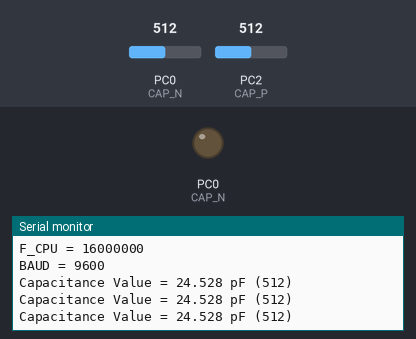
The program below on a simulated ATmega328P, built with avr-gcc and emulated at 16 MHz. On the bench: output pins drawn as LEDs (lit = HIGH), the last lines printed to the serial monitor. Inputs (shaded band) come from the test bench; at power-on: PC0 (CAP_N) = 512, PC2 (CAP_P) = 512. Pins used as bus, display or sensor lines are not drawn.

Above: at 1.2 s.
1.3 s: PC0 (CAP_N) set to 986
At 2.6 s:
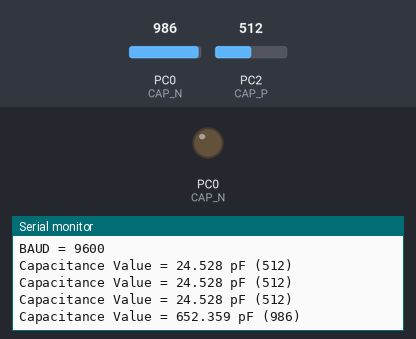
2.8 s: PC0 (CAP_N) set to 1008
At 3.9 s:
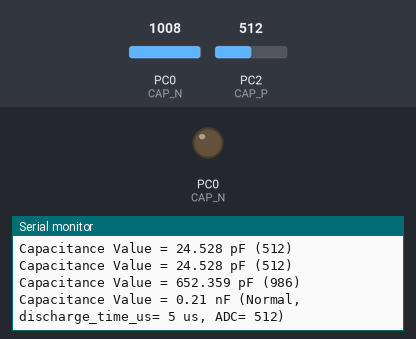

Measured:
- the behaviour switches between 999 and 1000 on PC0 (CAP_N) (found by bisection; images 1 and 2)
- after the input at 1.3 s, the serial monitor: prints a new line after 0.77 s (image 1)
- after the input at 2.8 s, the serial monitor: prints a new line after 0.27 s (image 2)

The program:

main.c
```c
/* Connections

RXD (PD0) <--- TTL Serial Port TX
TXD (PD1) ---> TTL Serial Port RX
      GND <--- TTL Serial Port GND

ADC2 (PC2) <--- Unknown Capacitor Positive (+) Lead
ADC0 (PC0) <--- Unknown Capacitor Negative (-) Lead

*/

// Project common config and definitions
// NOTE: put this before other includes
#include "my/project_config.h"

#include <avr/io.h>
#include "my/serial_port.h"
#include "my/precise_timing.h"
#include <math.h>

// Helper macros for bit manipulation
#define bit_set(value, bit) ((value) |= (1 << (bit)))
#define bit_clear(value, bit) ((value) &= ~(1 << (bit)))
#define bit_toggle(value, bit) ((value) ^= (1 << (bit)))
#define bit_read(value, bit) (((value) >> (bit)) & 0x01)
#define bit_write(value, bit, bitvalue) ((bitvalue) ? bit_set(value, bit) : bit_clear(value, bit))

// Capacitor pins
#define CAP_P PC2 // ADC2 (Positive Lead)
#define CAP_N PC0 // ADC0 (Negative Lead)

// Calibrated value for internal stray capacitance of ADC input in Atmega328
#define STRAY_CAP_TO_GND 24.48 // in pico-farad
// Calibrated value for internal pull-up resistor in Atmega328
#define R_PULLUP 34.8f // in kilo-ohm

#define MAX_ADC_VALUE 1023

unsigned int adc_read(unsigned char channel)
{
  // Select ADC channel
  ADMUX = (0xf0 & ADMUX) | channel;
  // start ADC conversion
  ADCSRA |= (1 << ADSC);
  // wait until done
  loop_until_bit_is_clear(ADCSRA, ADSC);
  // get ADC reading (10-bit)
  // NOTE: ADCL should be read first.
  // ADC macro takes care of reading ADC register:
  return ADC;
}

int main(void)
{
  // initialize uart0 to use printf()
  serial_port_init();

  // initialize timer1 to enable precise_timing functions
  precise_timing_init();

  // print project config to serial port (USART)
  printf("F_CPU = %lu\r\n", F_CPU);
  printf("BAUD = %lu\r\n", BAUD);

  //*************** ADC Configuration *****************

  // Select AVCC as ADC reference and 1.1V internal reference voltage as ADC input
  // REFS: 01 => Vref: AVCC with external capacitor at AREF pin
  ADMUX |= (0b01 << REFS0);

  // ADC clock prescaler
  // ADPS: 111 => Prescaler = 128
  ADCSRA |= (0b111 << ADPS0);
  // Enable ADC
  ADCSRA |= (1 << ADEN);

  //***************************************************

  while (1)
  {
    // Config CAP_N as input
    bit_clear(DDRC, CAP_N);

    // Config CAP_P as output
    bit_set(DDRC, CAP_P);
    // Write 1 to CAP_P
    bit_set(PORTC, CAP_P);
    unsigned int adc_reading = adc_read(CAP_N);
    // Write 0 to CAP_P
    bit_clear(PORTC, CAP_P);

    // Config CAP_N as output
    bit_set(DDRC, CAP_N);

    // For capacitors smaller that 1064 pF ~ 1nF
    if (adc_reading < 1000)
    {
      // Capacitive Voltage Divider equation
      float capacitance = (float)adc_reading * STRAY_CAP_TO_GND / (float)(MAX_ADC_VALUE - adc_reading);

      printf("Capacitance Value = %.3f pF (%u)\r\n", capacitance, adc_reading);
    }
    else // For capacitors bigger that 1064 pF ~ 1nF
    {
      precise_delay_ms(1);

      // Config CAP_P as input
      bit_clear(DDRC, CAP_P);
      // Enable pull-up resistor on CAP_P
      bit_set(PORTC, CAP_P);

      int digital_value_of_cap_p;
      unsigned long discharge_time_us;

      unsigned long t1 = micros();

      // Wait until digital value of CAP_P reads as logic 1
      while (1)
      {
        digital_value_of_cap_p = bit_read(PINC, CAP_P); // Read CAP_P

        unsigned long t2 = micros();
        discharge_time_us = (t2 > t1) ? (t2 - t1) : (t1 - t2);

        if (digital_value_of_cap_p == 1)
        {
          break;
        }

        // timeout
        if (discharge_time_us >= 400000L)
        {
          break;
        }
      }

      // Disable pull-up on CAP_P
      bit_clear(PORTC, CAP_P);

      adc_reading = adc_read(CAP_P);

      // Capacitor Charging equation:
      // C = -t / (R * ln(1 - Vc / Vs))
      // Vc: voltage across the capacitor
      // Vs: supply voltage (max voltage)
      // t:  elapsed time since the application of the supply voltage
      // R:  resistor value of the RC charging circuit
      float capacitance = -(float)discharge_time_us / R_PULLUP / log(1.0 - (float)adc_reading / (float)MAX_ADC_VALUE);

      printf("Capacitance Value = ");
      if (capacitance > 1000.0)
      {
        printf("%.2f uF", capacitance / 1000.0);
      }
      else
      {
        printf("%.2f nF", capacitance);
      }

      printf(" (");
      printf(digital_value_of_cap_p == 1 ? "Normal" : "HighVal");
      printf(", discharge_time_us= %lu us, ADC= %u)\r\n", discharge_time_us, adc_reading);

      // Discharge the capacitor

      // Write 1 to CAP_N
      bit_set(PORTC, CAP_N);

      int discharge_time_ms = (int)(discharge_time_us / 1000L) * 5;

      precise_delay_ms(discharge_time_ms);

      // Config CAP_P as output
      bit_set(DDRC, CAP_P);
      // Write 0 to CAP_P
      bit_clear(PORTC, CAP_P);

      // Write 0 to CAP_N
      bit_clear(PORTC, CAP_N);
    }

    // Wait until this iteration of main loop takes 1000 ms (1 second)
    while (millis() % 1000 != 0)
      ;
  }

  return 0;
}
```

serial_port.c
```c
#include "serial_port.h"

#include "project_config.h"
#include <avr/io.h>
#include <util/setbaud.h>

static int uart0_write_byte(int write_byte, FILE *stream);
static int uart0_read_byte(FILE *stream);
static FILE uart0_stdin = FDEV_SETUP_STREAM(NULL, uart0_read_byte, _FDEV_SETUP_READ);
static FILE uart0_stdout = FDEV_SETUP_STREAM(uart0_write_byte, NULL, _FDEV_SETUP_WRITE);

void serial_port_init(void)
{
  // requires BAUD
  UBRR0H = UBRRH_VALUE; // defined in setbaud.h
  UBRR0L = UBRRL_VALUE;
#if USE_2X
  UCSR0A |= (1 << U2X0);
#else
  UCSR0A &= ~(1 << U2X0);
#endif
  UCSR0B = (1 << TXEN0) | (1 << RXEN0);   // Enable UART0 both transmitter and receiver
  UCSR0C = (1 << UCSZ01) | (1 << UCSZ00); // 8 data bits, no parity, 1 stop bit

  // Assign our UART0 stream to standard I/O streams
  stdin = &uart0_stdin;
  stdout = &uart0_stdout;
}

static int uart0_write_byte(int write_byte, FILE *stream)
{
  loop_until_bit_is_set(UCSR0A, UDRE0); // Wait for empty transmit buffer
  UDR0 = write_byte;                    // write register value (write one byte to UART0)
  return 0;
}

static int uart0_read_byte(FILE *stream)
{
  loop_until_bit_is_set(UCSR0A, RXC0); // Wait for incoming data
  return UDR0;                         // return register value (read one byte from UART0)
}
```

serial_port.h
```c
#pragma once

#ifndef __SERIAL_PORT_H__
#define __SERIAL_PORT_H__

#include "serial_port.h"

#include <stdio.h>

void serial_port_init(void);

#endif // __SERIAL_PORT_H__
```

precise_timing.c
```c
#include "precise_timing.h"

#include "project_config.h"
#include <avr/io.h>
#include <avr/interrupt.h>
#include <util/atomic.h>

static volatile unsigned long precise_timing_millis;

/*
NOTE: An unsigned long holds values from 0 to 4,294,967,295 (2^32 - 1).
It will roll over to 0 after reaching its maximum value.

The `volatile` keyword indicates that the variable `timer1_millis`
can be modified unexpectedly, and the compiler should not make assumptions
about its value or optimize accesses to it.
*/

// With f_timer1 = 2 Mhz, each timer1 count takes 0.5 microsecond
// when timer1 gets this value, 1ms has passed
static const unsigned int CTC_THRESHOLD = 1999;

ISR(TIMER1_COMPA_vect)
{
  precise_timing_millis++;
}

void precise_timing_init(void)
{
  // Configure Timer1 to count from 0 to 1999 with 2Mhz frequency:
  // WGM1 = 0100 => Enable CTC mode (Clears timer when timer counter equals to the value of OCR1A)
  // CS1  =  010 => Set clock divisor to 8
  TCCR1B |= (1 << WGM12) | (1 << CS11);

  // Assuming that (F_CPU = 16Mhz) => (f_timer1 = 2 Mhz)
  const unsigned int f_timer1 = (F_CPU / 8); // clock divisor = 8

  // high byte first, then low byte
  OCR1AH = (CTC_THRESHOLD >> 8);
  OCR1AL = CTC_THRESHOLD;

  // Enable the compare match interrupt
  TIMSK1 |= (1 << OCIE1A);

  // REMEMBER TO ENABLE GLOBAL INTERRUPTS AFTER THIS WITH `sei()`
}

unsigned long millis(void)
{
  // Ensure this cannot be disrupted
  ATOMIC_BLOCK(ATOMIC_FORCEON)
  {
    return precise_timing_millis;
  }
}

unsigned long micros(void)
{
  return millis() * 1000 + (TCNT1 / 2); // Each counting of TCNT1 takes 0.5 microsecond
}

void precise_delay_ms(unsigned long ms)
{
  const unsigned long start_ms = millis();

  while (1)
  {
    unsigned long current_ms = millis();

    unsigned long diff_ms = current_ms - start_ms;

    if (diff_ms >= ms)
    {
      // desired delay is applied
      break;
    }
  }
}

void precise_delay_us(unsigned char us)
{
  // According to timer1 configurations, TCNT1 counts from 0 to 1999 repeatedly

  const unsigned int start_us = TCNT1;

  while (1)
  {
    unsigned int current_us = TCNT1;

    signed int diff_us = (signed int)current_us - start_us;

    // if ctc overflow has happened after start_us
    if (current_us < start_us)
    {
      diff_us = diff_us + CTC_THRESHOLD + 1;
    }

    diff_us = diff_us / 2; // Each counting of TCNT1 takes 0.5 microsecond

    if (diff_us >= us)
    {
      // desired delay is applied
      break;
    }
  }
}
```

precise_timing.h
```c
#pragma once

#ifndef __PRECISE_TIMING_H__
#define __PRECISE_TIMING_H__

#include "precise_timing.h"

void precise_timing_init(void);
unsigned long millis(void);
void precise_delay_us(unsigned char us);
void precise_delay_ms(unsigned long ms);

#endif // __PRECISE_TIMING_H__
```

serial_port.c
```c
#include "serial_port.h"

#include "project_config.h"
#include <avr/io.h>
#include <util/setbaud.h>

static int uart0_write_byte(int write_byte, FILE *stream);
static int uart0_read_byte(FILE *stream);
static FILE uart0_stdin = FDEV_SETUP_STREAM(NULL, uart0_read_byte, _FDEV_SETUP_READ);
static FILE uart0_stdout = FDEV_SETUP_STREAM(uart0_write_byte, NULL, _FDEV_SETUP_WRITE);

void serial_port_init(void)
{
  // requires BAUD
  UBRR0H = UBRRH_VALUE; // defined in setbaud.h
  UBRR0L = UBRRL_VALUE;
#if USE_2X
  UCSR0A |= (1 << U2X0);
#else
  UCSR0A &= ~(1 << U2X0);
#endif
  UCSR0B = (1 << TXEN0) | (1 << RXEN0);   // Enable UART0 both transmitter and receiver
  UCSR0C = (1 << UCSZ01) | (1 << UCSZ00); // 8 data bits, no parity, 1 stop bit

  // Assign our UART0 stream to standard I/O streams
  stdin = &uart0_stdin;
  stdout = &uart0_stdout;
}

static int uart0_write_byte(int write_byte, FILE *stream)
{
  loop_until_bit_is_set(UCSR0A, UDRE0); // Wait for empty transmit buffer
  UDR0 = write_byte;                    // write register value (write one byte to UART0)
  return 0;
}

static int uart0_read_byte(FILE *stream)
{
  loop_until_bit_is_set(UCSR0A, RXC0); // Wait for incoming data
  return UDR0;                         // return register value (read one byte from UART0)
}
```

serial_port.h
```c
#pragma once

#ifndef __SERIAL_PORT_H__
#define __SERIAL_PORT_H__

#include "serial_port.h"

#include <stdio.h>

void serial_port_init(void);

#endif // __SERIAL_PORT_H__
```

precise_timing.c
```c
#include "precise_timing.h"

#include "project_config.h"
#include <avr/io.h>
#include <avr/interrupt.h>
#include <util/atomic.h>

static volatile unsigned long precise_timing_millis;

/*
NOTE: An unsigned long holds values from 0 to 4,294,967,295 (2^32 - 1).
It will roll over to 0 after reaching its maximum value.

The `volatile` keyword indicates that the variable `timer1_millis`
can be modified unexpectedly, and the compiler should not make assumptions
about its value or optimize accesses to it.
*/

// With f_timer1 = 2 Mhz, each timer1 count takes 0.5 microsecond
// when timer1 gets this value, 1ms has passed
static const unsigned int CTC_THRESHOLD = 1999;

ISR(TIMER1_COMPA_vect)
{
  precise_timing_millis++;
}

void precise_timing_init(void)
{
  // Configure Timer1 to count from 0 to 1999 with 2Mhz frequency:
  // WGM1 = 0100 => Enable CTC mode (Clears timer when timer counter equals to the value of OCR1A)
  // CS1  =  010 => Set clock divisor to 8
  TCCR1B |= (1 << WGM12) | (1 << CS11);

  // Assuming that (F_CPU = 16Mhz) => (f_timer1 = 2 Mhz)
  const unsigned int f_timer1 = (F_CPU / 8); // clock divisor = 8

  // high byte first, then low byte
  OCR1AH = (CTC_THRESHOLD >> 8);
  OCR1AL = CTC_THRESHOLD;

  // Enable the compare match interrupt
  TIMSK1 |= (1 << OCIE1A);

  // REMEMBER TO ENABLE GLOBAL INTERRUPTS AFTER THIS WITH `sei()`
}

unsigned long millis(void)
{
  // Ensure this cannot be disrupted
  ATOMIC_BLOCK(ATOMIC_FORCEON)
  {
    return precise_timing_millis;
  }
}

unsigned long micros(void)
{
  return millis() * 1000 + (TCNT1 / 2); // Each counting of TCNT1 takes 0.5 microsecond
}

void precise_delay_ms(unsigned long ms)
{
  const unsigned long start_ms = millis();

  while (1)
  {
    unsigned long current_ms = millis();

    unsigned long diff_ms = current_ms - start_ms;

    if (diff_ms >= ms)
    {
      // desired delay is applied
      break;
    }
  }
}

void precise_delay_us(unsigned char us)
{
  // According to timer1 configurations, TCNT1 counts from 0 to 1999 repeatedly

  const unsigned int start_us = TCNT1;

  while (1)
  {
    unsigned int current_us = TCNT1;

    signed int diff_us = (signed int)current_us - start_us;

    // if ctc overflow has happened after start_us
    if (current_us < start_us)
    {
      diff_us = diff_us + CTC_THRESHOLD + 1;
    }

    diff_us = diff_us / 2; // Each counting of TCNT1 takes 0.5 microsecond

    if (diff_us >= us)
    {
      // desired delay is applied
      break;
    }
  }
}
```

precise_timing.h
```c
#pragma once

#ifndef __PRECISE_TIMING_H__
#define __PRECISE_TIMING_H__

#include "precise_timing.h"

void precise_timing_init(void);
unsigned long millis(void);
unsigned long micros(void);
void precise_delay_ms(unsigned long ms);
void precise_delay_us(unsigned char us);

#endif // __PRECISE_TIMING_H__
```

serial_port.c
```c
#include "serial_port.h"

#include "project_config.h"
#include <avr/io.h>
#include <util/setbaud.h>

static int uart0_write_byte(int write_byte, FILE *stream);
static int uart0_read_byte(FILE *stream);
static FILE uart0_stdin = FDEV_SETUP_STREAM(NULL, uart0_read_byte, _FDEV_SETUP_READ);
static FILE uart0_stdout = FDEV_SETUP_STREAM(uart0_write_byte, NULL, _FDEV_SETUP_WRITE);

void serial_port_init(void)
{
  // requires BAUD
  UBRR0H = UBRRH_VALUE; // defined in setbaud.h
  UBRR0L = UBRRL_VALUE;
#if USE_2X
  UCSR0A |= (1 << U2X0);
#else
  UCSR0A &= ~(1 << U2X0);
#endif
  UCSR0B = (1 << TXEN0) | (1 << RXEN0);   // Enable UART0 both transmitter and receiver
  UCSR0C = (1 << UCSZ01) | (1 << UCSZ00); // 8 data bits, no parity, 1 stop bit

  // Assign our UART0 stream to standard I/O streams
  stdin = &uart0_stdin;
  stdout = &uart0_stdout;
}

static int uart0_write_byte(int write_byte, FILE *stream)
{
  loop_until_bit_is_set(UCSR0A, UDRE0); // Wait for empty transmit buffer
  UDR0 = write_byte;                    // write register value (write one byte to UART0)
  return 0;
}

static int uart0_read_byte(FILE *stream)
{
  loop_until_bit_is_set(UCSR0A, RXC0); // Wait for incoming data
  return UDR0;                         // return register value (read one byte from UART0)
}
```

serial_port.h
```c
#pragma once

#ifndef __SERIAL_PORT_H__
#define __SERIAL_PORT_H__

#include "serial_port.h"

#include <stdio.h>

void serial_port_init(void);

#endif // __SERIAL_PORT_H__
```

project_config.h
```c
#pragma once

#ifndef __PROJECT_CONFIG_H__
#define __PROJECT_CONFIG_H__

// Device name
#define __AVR_ATmega328P__
// CPU main clock frequency in Hz
#define F_CPU 16000000UL
// UART baudrate
#define BAUD 9600UL

#endif // __PROJECT_CONFIG_H__
```

project_config.h
```c
#pragma once

#ifndef __PROJECT_CONFIG_H__
#define __PROJECT_CONFIG_H__

// Device name
#define __AVR_ATmega328P__
// CPU main clock frequency in Hz
#define F_CPU 16000000UL
// UART baudrate
#define BAUD 115200UL

#endif // __PROJECT_CONFIG_H__
```
